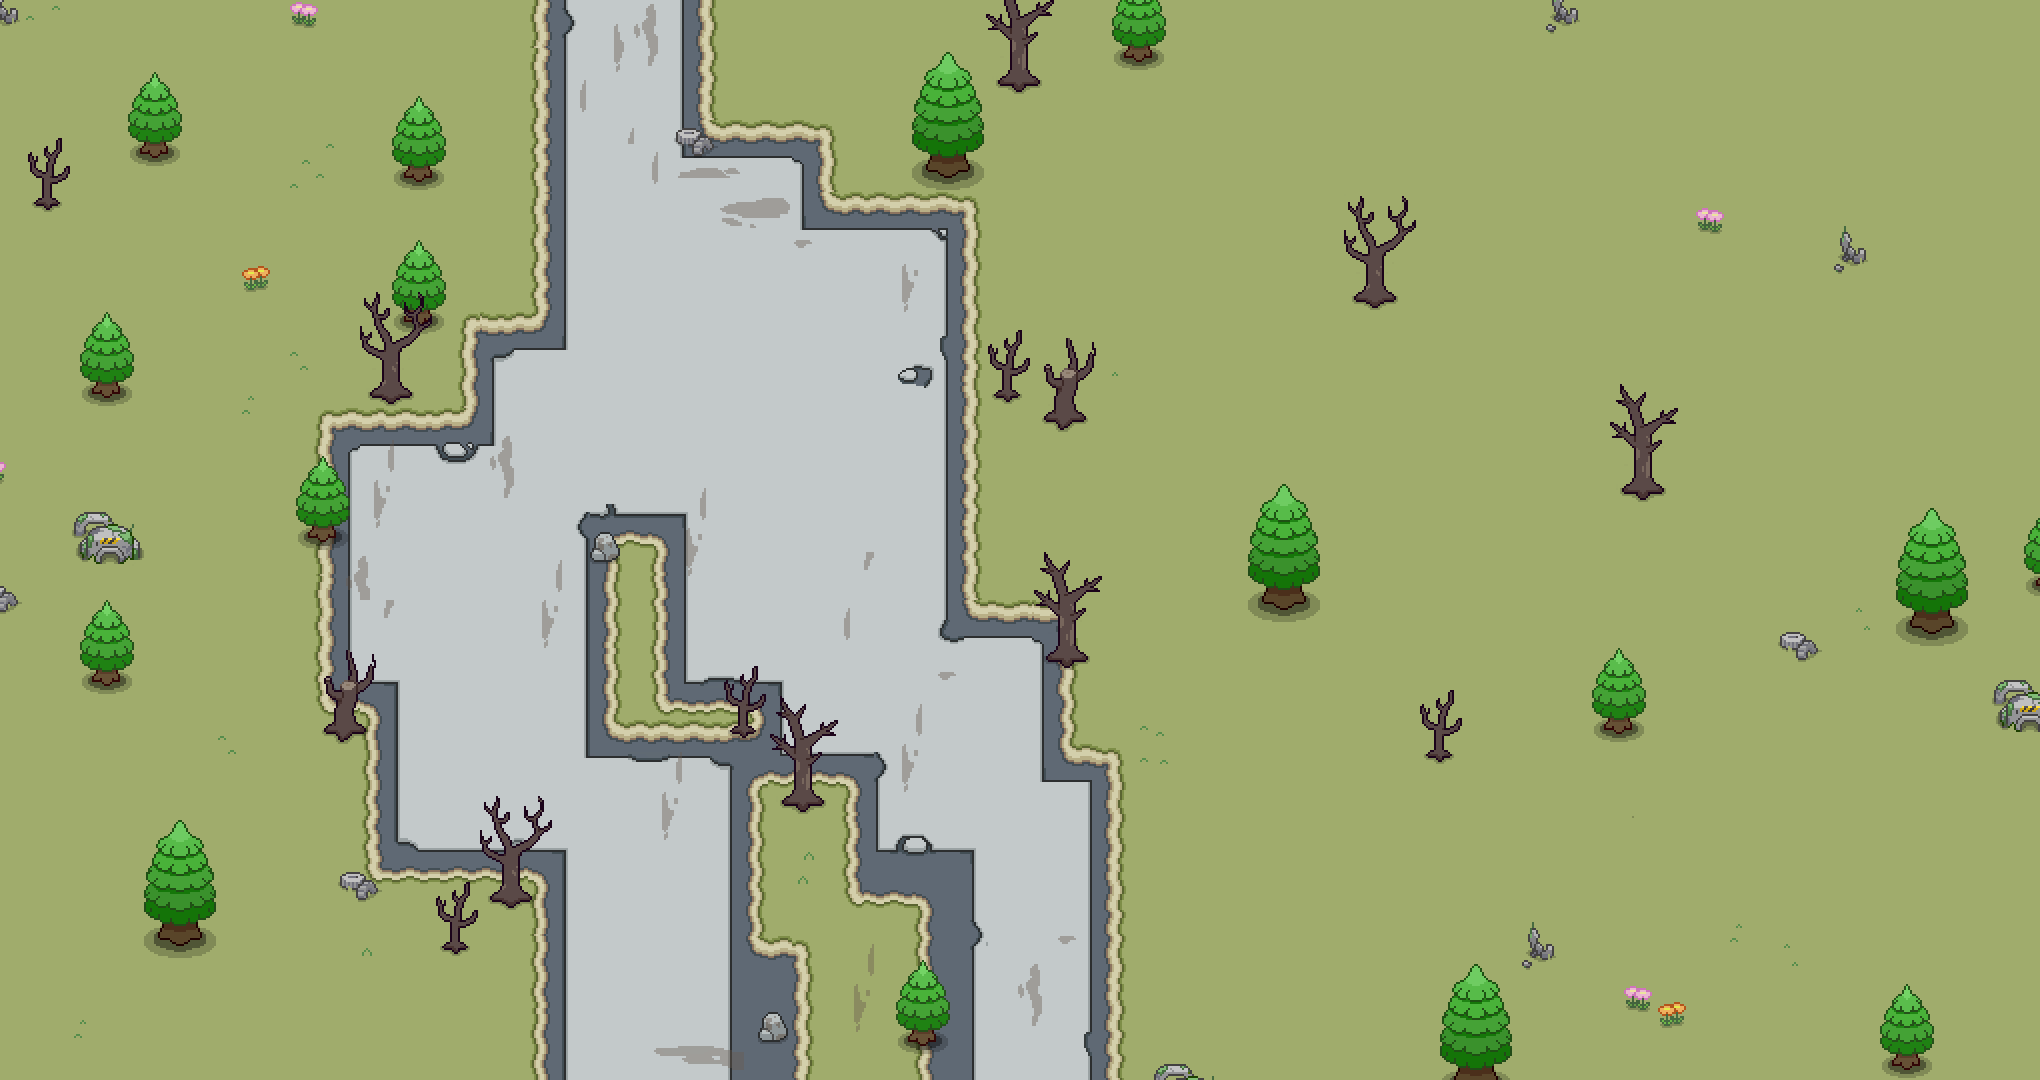

This is a level from a 2D game, rendered from its Tiled map with the project's own tilesets. A one-line summary and the map file follow, with tile-layer data summarised:
An orthogonal 85x45 tile map with 24x24 px tiles, 6 tile layers (grounds, 0, 1, 2, ...), 1 hidden layer not drawn, 9 tilesets.

<map version="1.0" tiledversion="2017.12.07" orientation="orthogonal" renderorder="right-down" width="85" height="45" tilewidth="24" tileheight="24" infinite="0" nextobjectid="122">
 <tileset firstgid="1" name="bigtree" tilewidth="72" tileheight="138" tilecount="1" columns="1">
  <image source="big_tree.png" width="72" height="138" />
 </tileset>
 <tileset firstgid="2" name="smalltree" tilewidth="54" tileheight="99" tilecount="1" columns="1">
  <image source="tree2.png" width="54" height="99" />
 </tileset>
 <tileset firstgid="3" name="meta" tilewidth="24" tileheight="24" tilecount="3" columns="3">
  <image source="meta.png" width="72" height="24" />
  <tile id="0">
   <properties>
    <property name="pass" type="bool" value="false" />
   </properties>
  </tile>
  <tile id="2">
   <properties>
    <property name="pass" type="bool" value="true" />
   </properties>
  </tile>
 </tileset>
 <tileset firstgid="6" name="box_push" tilewidth="48" tileheight="68" tilecount="1" columns="1">
  <image source="box_push.png" width="48" height="68" />
 </tileset>
 <tileset firstgid="7" name="box2" tilewidth="48" tileheight="60" tilecount="1" columns="1">
  <image source="box2.png" width="48" height="60" />
 </tileset>
 <tileset firstgid="8" name="box3" tilewidth="48" tileheight="60" tilecount="1" columns="1">
  <image source="box3.png" width="48" height="60" />
 </tileset>
 <tileset firstgid="9" name="box1" tilewidth="48" tileheight="60" tilecount="1" columns="1">
  <image source="box1.png" width="48" height="60" />
 </tileset>
 <tileset firstgid="10" name="chapter1" tilewidth="24" tileheight="24" tilecount="1728" columns="32">
  <image source="chapter1.png" width="768" height="1296" />
 </tileset>
 <tileset firstgid="1738" name="chapter1_2" tilewidth="24" tileheight="24" tilecount="2240" columns="32">
  <image source="chapter1_2.png" width="768" height="1684" />
 </tileset>
 <layer name="grounds" width="85" height="45">
  <data>[3825 cells, 3825 non-empty, 63 distinct tile ids]</data>
 </layer>
 <layer name="0" width="85" height="45">
  <data>[3825 cells, 178 non-empty, 89 distinct tile ids]</data>
 </layer>
 <layer name="1" width="85" height="45">
  <data>[3825 cells, 287 non-empty, 83 distinct tile ids]</data>
 </layer>
 <layer name="2" width="85" height="45">
  <data>[3825 cells, 24 non-empty, 21 distinct tile ids]</data>
 </layer>
 <layer name="3" width="85" height="45">
  <data>[3825 cells, 136 non-empty, 58 distinct tile ids]</data>
 </layer>
 <objectgroup name="gameObj" />
 <layer name="4" width="85" height="45">
  <data>[3825 cells, 38 non-empty, 38 distinct tile ids]</data>
 </layer>
 <layer name="meta" width="85" height="45" visible="0">
  <data>[3825 cells, 612 non-empty, 1 distinct tile ids]</data>
 </layer>
</map>
